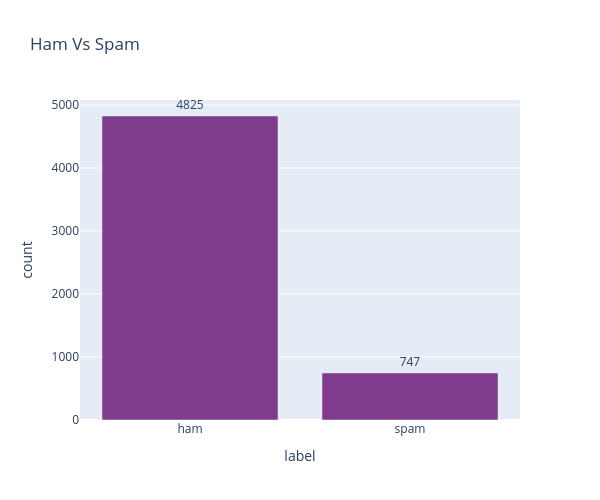

Source (notebook cell):
### Code cell
fig = px.bar(
    label_df,
    x="label",
    y="count",
    title="Ham Vs Spam",
    color_discrete_sequence=px.colors.qualitative.Bold,
    text_auto=True

)
fig.update_traces(textposition="outside")
fig.update_layout( width=600 ,  height=500  )

fig.show()

### Figure 1 — Plotly figure (JSON) as saved in the notebook; plotly's stock layout.template omitted (floating-point values rounded to 4 significant figures)
{"data": [{"hovertemplate": "label=%{x}<br>count=%{y}<extra></extra>", "legendgroup": "", "marker": {"color": "rgb(127, 60, 141)", "pattern": {"shape": ""}}, "name": "", "orientation": "v", "showlegend": false, "textposition": "outside", "texttemplate": "%{y}", "type": "bar", "x": ["ham", "spam"], "xaxis": "x", "y": [4825, 747], "yaxis": "y"}], "layout": {"barmode": "relative", "height": 500, "legend": {"tracegroupgap": 0}, "title": {"text": "Ham Vs Spam"}, "width": 600, "xaxis": {"anchor": "y", "domain": [0, 1], "title": {"text": "label"}}, "yaxis": {"anchor": "x", "domain": [0, 1], "title": {"text": "count"}}}}
